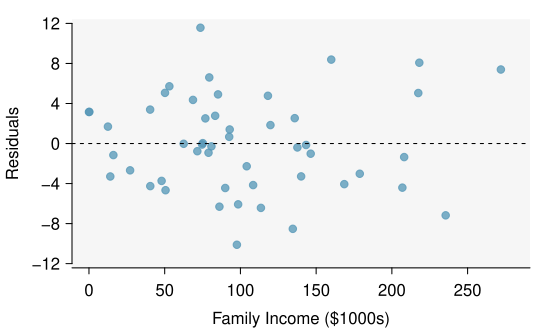

The script that drew this image:
library(openintro)
data(COL)
data(elmhurst)
d <- elmhurst

g <- lm(d$gift_aid ~ d$family_income)
summary(g)
pos<-c(-10,0,10)
lab<-c("-10","0","-10")
myPDF('elmhurstResidual.pdf', 5.5, 3.3,
      mar = c(3.1, 3.6, 1, 1),
      mgp = c(2, 0.6, 0))

plot(d$family_income, g$residuals,
     col = COL[1, 2],
     pch = 19,
     xlab = 'Family Income ($1000s)',
     ylab = '',
     axes = FALSE,
     xlim = c(0, 280), 
     ylim =  c(-11.5,11.5)
     )
rect(par("usr")[1],par("usr")[3],par("usr")[2],par("usr")[4],col = COL[5,9], border=NA)

axis(1, at = (-1:6) * 50)
axis(2, seq(-12,12,4))
par(las = 0)
mtext("Residuals", 2, line = 2.5)
abline(h=0, lty = 2)
dev.off()
